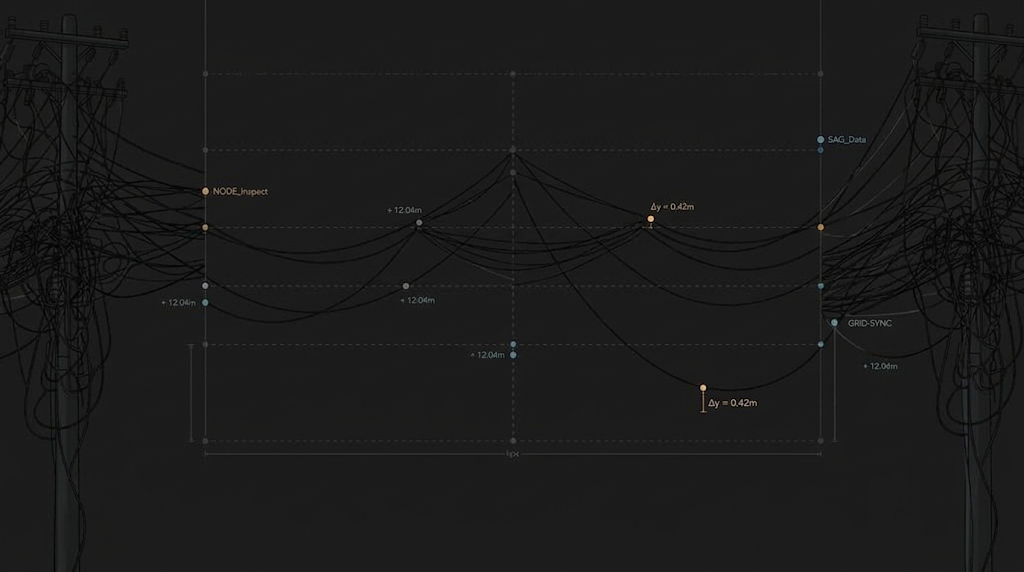
#> input picture frontend/assets/images/login-wireframe-bg.png, 1024 x 572 px; its folder holds only this picture in this run
$ python -i calibration.py   (imports and definitions only)   (older library calls are emulated)
#> lines starting #> are read from the running program, lines starting #| are printed output that depends on the picture
#> further down, picture is the input picture: shape (572, 1024, 3); mean B, G, R 26.7, 26.8, 26.7
"""Calibration module to scale pixels to meters, calculate ground clearance,
and provide classical Hough pole fallback, span stitching, and loose-end detection.
"""

from __future__ import annotations

import logging
import math
from dataclasses import dataclass
from typing import Any

import cv2
import numpy as np

from backend.config_store import get_setting
from backend.utils.cv.types import normalize_wire_class

logger = logging.getLogger(__name__)


@dataclass
class CalibrationResult:
    meters_per_px: float | None
    source: str
    reasons: list[str]


def detect_pole_hough_fallback(bgr_image: np.ndarray) -> list[float] | None:
    """Classical Hough vertical-structure pole detector fallback when YOLO does not detect a pole.

    Looks for strong near-vertical parallel edge pairs or vertical structural columns
    spanning at least 35% of the image height, and returns [x1, y1, x2, y2] of the best candidate.
    """
    if bgr_image is None or bgr_image.size == 0:
        return None
    h, w = bgr_image.shape[:2]
#> h = 572; w = 1024
    if h < 80 or w < 80:
        return None

    gray = cv2.cvtColor(bgr_image, cv2.COLOR_BGR2GRAY) if bgr_image.ndim == 3 else bgr_image
    gx = cv2.Sobel(gray, cv2.CV_32F, 1, 0, ksize=3)
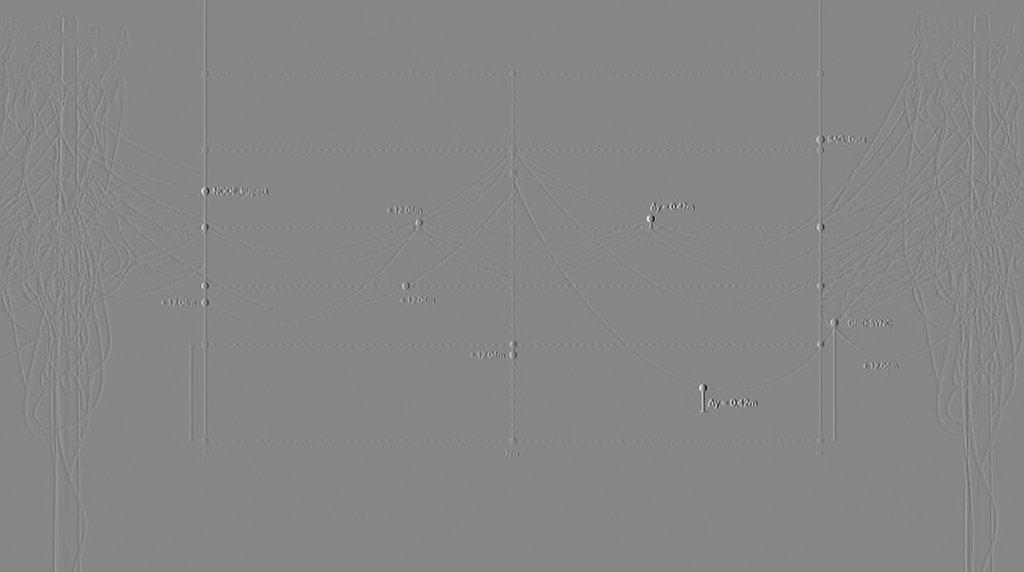
#> gx: shape (572, 1024) float32; min -788, max 702, mean 0; drawn with min black and max white
    gy = cv2.Sobel(gray, cv2.CV_32F, 0, 1, ksize=3)
    vert_strength = np.clip(np.abs(gx) - 0.6 * np.abs(gy), 0, None)
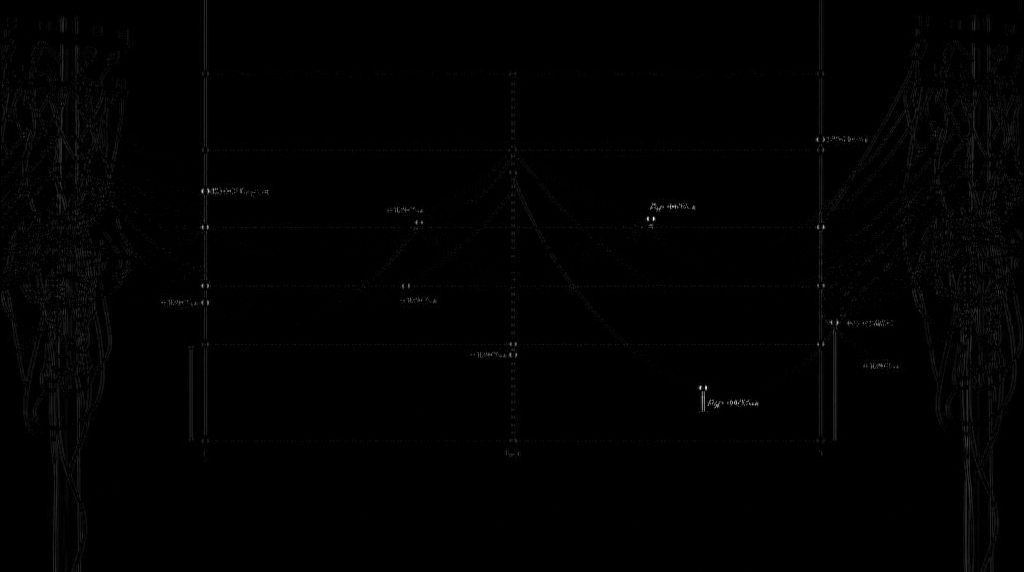
#> vert_strength: shape (572, 1024) float32; min 0, max 746, mean 5.2; drawn with min black and max white
    if float(vert_strength.max()) < 20.0:
        return None

    edges = cv2.Canny(gray, 50, 150)
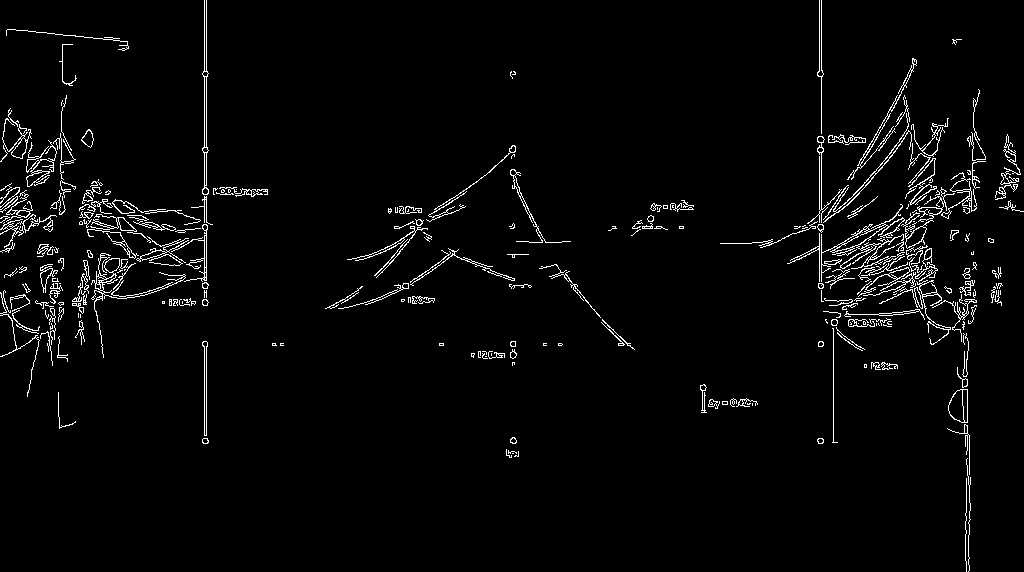
#> edges: shape (572, 1024); 2.9% white in thin lines or dots
    min_line_len = max(30, int(0.30 * h))
#> min_line_len = 171
    lines = cv2.HoughLinesP(
        edges,
        rho=1.0,
        theta=np.pi / 180.0,
        threshold=40,
        minLineLength=min_line_len,
        maxLineGap=max(10, int(0.05 * h)),
    )
#> lines = 18 rows, first 6: [204, 305, 204, 0], [206, 305, 206, 0], [821, 301, 821, 0], [1, 217, 184, 230], [59, 214, 62, 34], [0, 218, 185, 231]
    if lines is None or len(lines) == 0:
        return None

    # Keep near-vertical segments (within 8 degrees of vertical)
    vertical_segs: list[tuple[float, float, float, float, float]] = []
    for line in lines[:, 0, :]:
        x1, y1, x2, y2 = map(float, line)
        dx = x2 - x1
        dy = y2 - y1
        length = math.hypot(dx, dy)
        if length < min_line_len:
            continue
        angle_from_vert = math.degrees(math.atan2(abs(dx), max(abs(dy), 1e-6)))
        if angle_from_vert <= 8.0:
            xm = 0.5 * (x1 + x2)
            ym_top = min(y1, y2)
            ym_bot = max(y1, y2)
            vertical_segs.append((xm, ym_top, ym_bot, length, angle_from_vert))
#> this loop made 18 passes
#> (x1, y1, x2, y2, dx, dy, length, angle_from_vert) on passes 1, 2, 3, 5, 7, 18: (204, 305, 204, 0, 0, -305, 305, 0), (206, 305, 206, 0, 0, -305, 305, 0), (821, 301, 821, 0, 0, -301, 301, 0), (59, 214, 62, 34, 3, -180, 180, 0.955), (833, 442, 833, 247, 0, -195, 195, 0), (18, 121, 52, 364, 34, 243, 245.4, 7.96)
#> (x1, y1, x2, y2, dx, dy, length, angle_from_vert) on passes 4, 6, 8, 9, 10, 11: (1, 217, 184, 230, 183, 13, 183.5, 85.94), (0, 218, 185, 231, 185, 13, 185.5, 85.98), (791, 259, 999, 274, 208, 15, 208.5, 85.88), (831, 324, 1008, 147, 177, -177, 250.3, 45), (12, 273, 200, 259, 188, -14, 188.5, 85.74), (827, 269, 1000, 293, 173, 24, 174.7, 82.1)
#> after the loop, vertical_segs = [(204, 0, 305, 305, 0), (206, 0, 305, 305, 0), (821, 0, 301, 301, 0), (60.5, 34, 214, 180, 0.955), (833, 247, 442, 195, 0), (35, 121, 364, 245.4, 7.96)]

    if not vertical_segs:
        return None

    # Cluster x positions within pole width tolerance (1% - 10% of image width)
    min_w = max(4.0, 0.008 * w)
#> min_w = 8.19
    max_w = max(20.0, 0.10 * w)
#> max_w = 102.4
    best_score = -1.0
    best_bbox: list[float] | None = None

    for i, (xm1, top1, bot1, len1, _) in enumerate(vertical_segs):
        # Also allow a single very strong vertical cluster or paired edges
        partner_xs = [xm1]
        tops = [top1]
        bots = [bot1]
        total_len = len1
        for j, (xm2, top2, bot2, len2, _) in enumerate(vertical_segs):
            if i == j:
                continue
            dist_x = abs(xm2 - xm1)
            overlap_y = min(bot1, bot2) - max(top1, top2)
            if dist_x <= max_w and overlap_y > 0.25 * min(len1, len2):
                partner_xs.append(xm2)
                tops.append(top2)
                bots.append(bot2)
                total_len += len2

        y_top = float(min(tops))
        y_bot = float(max(bots))
        span_h = y_bot - y_top
        if span_h < 0.35 * h:
            continue

        x_left = float(min(partner_xs))
        x_right = float(max(partner_xs))
        if x_right - x_left < min_w:
            half_pad = max(4.0, 0.012 * w)
            x_center = 0.5 * (x_left + x_right)
            x_left = max(0.0, x_center - half_pad)
            x_right = min(float(w - 1), x_center + half_pad)

        score = total_len * (span_h / h)
        if score > best_score:
            best_score = score
            best_bbox = [round(x_left, 1), round(y_top, 1), round(x_right, 1), round(y_bot, 1)]
#> this loop made 6 passes
#> (xm1, top1, bot1, len1) on pass 1: (204, 0, 305, 305)
#> (xm1, top1, bot1, len1) on pass 2: (206, 0, 305, 305)
#> after the loop, best_score = 383.3; half_pad = 12.29; x_center = 205

    return best_bbox


# [527 lines left out: functions bridge_across_poles, stitch_spans, detect_loose_ends, calibrate_scale, estimate_clearance, calibrate_scale_multicue and 3 more, not called in this run]

>>> import cv2
>>> picture = cv2.imread('../../../frontend/assets/images/login-wireframe-bg.png')
>>> result = detect_pole_hough_fallback(picture)
#> result = [821, 0, 833, 442]
